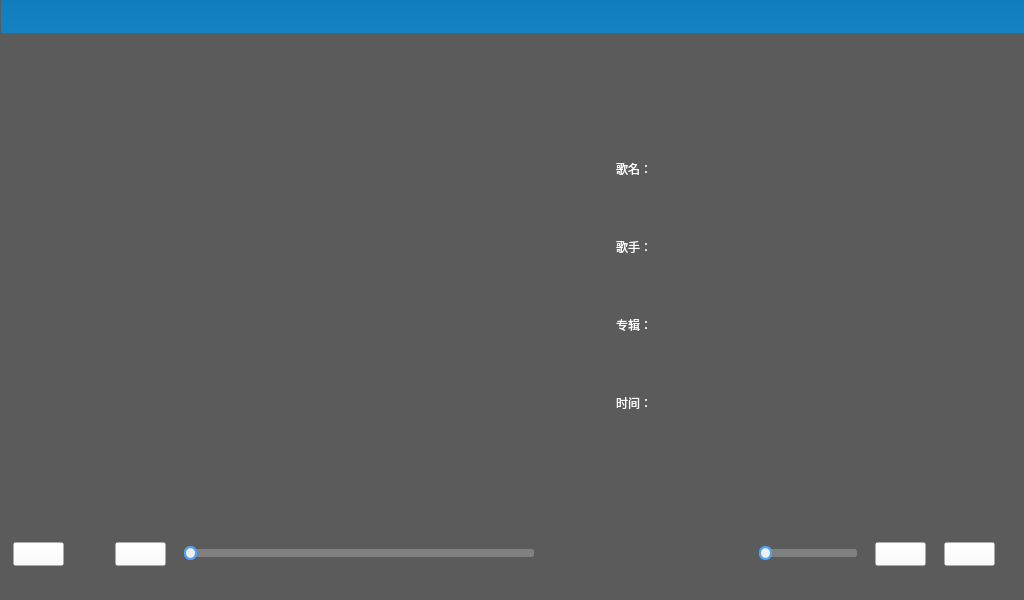
<?xml version="1.0" encoding="UTF-8"?>
<ui version="4.0">
 <class>Music_Player</class>
 <widget class="QDialog" name="Music_Player">
  <property name="geometry">
   <rect>
    <x>0</x>
    <y>0</y>
    <width>1024</width>
    <height>600</height>
   </rect>
  </property>
  <property name="windowTitle">
   <string>Dialog</string>
  </property>
  <property name="styleSheet">
   <string notr="true">background-color:rgb(91, 91, 91);</string>
  </property>
  <layout class="QGridLayout" name="gridLayout_6" rowstretch="1,1,4,1,1">
   <property name="leftMargin">
    <number>1</number>
   </property>
   <property name="topMargin">
    <number>0</number>
   </property>
   <property name="rightMargin">
    <number>0</number>
   </property>
   <item row="0" column="0" colspan="2">
    <widget class="QWidget" name="titlewidget" native="true">
     <property name="minimumSize">
      <size>
       <width>0</width>
       <height>0</height>
      </size>
     </property>
     <property name="maximumSize">
      <size>
       <width>16000</width>
       <height>33</height>
      </size>
     </property>
     <property name="styleSheet">
      <string notr="true">QWidget{
	background: qlineargradient(spread:pad, x1:0, y1:0, x2:0, y2:1, stop:0 #0F7DBE, stop:1 #1582C3);
border-radius:0px;
}</string>
     </property>
     <layout class="QGridLayout" name="gridLayout_3" columnstretch="1,5,1,1,1,1">
      <property name="leftMargin">
       <number>5</number>
      </property>
      <property name="topMargin">
       <number>0</number>
      </property>
      <property name="rightMargin">
       <number>0</number>
      </property>
      <property name="bottomMargin">
       <number>0</number>
      </property>
      <item row="0" column="0">
       <widget class="QLabel" name="lab_Ico">
        <property name="sizePolicy">
         <sizepolicy hsizetype="Minimum" vsizetype="Preferred">
          <horstretch>0</horstretch>
          <verstretch>0</verstretch>
         </sizepolicy>
        </property>
        <property name="minimumSize">
         <size>
          <width>0</width>
          <height>0</height>
         </size>
        </property>
        <property name="maximumSize">
         <size>
          <width>32</width>
          <height>33</height>
         </size>
        </property>
        <property name="styleSheet">
         <string notr="true">QLabel{
	border-radius:0px;
	color: #F0F0F0;
	background-color:rgba(0,0,0,0);
	border-style:none;
}</string>
        </property>
        <property name="text">
         <string/>
        </property>
        <property name="alignment">
         <set>Qt::AlignCenter</set>
        </property>
       </widget>
      </item>
      <item row="0" column="1">
       <widget class="QLabel" name="label">
        <property name="minimumSize">
         <size>
          <width>0</width>
          <height>0</height>
         </size>
        </property>
        <property name="maximumSize">
         <size>
          <width>761</width>
          <height>33</height>
         </size>
        </property>
        <property name="styleSheet">
         <string notr="true">QLabel{
	border-radius:0px;
	color: #F0F0F0;
	background-color:rgba(0,0,0,0);
	border-style:none;
}</string>
        </property>
        <property name="text">
         <string/>
        </property>
       </widget>
      </item>
      <item row="0" column="2">
       <spacer name="horizontalSpacer">
        <property name="orientation">
         <enum>Qt::Horizontal</enum>
        </property>
        <property name="sizeHint" stdset="0">
         <size>
          <width>103</width>
          <height>20</height>
         </size>
        </property>
       </spacer>
      </item>
      <item row="0" column="3">
       <widget class="QPushButton" name="btnMenu_Min">
        <property name="sizePolicy">
         <sizepolicy hsizetype="Minimum" vsizetype="Preferred">
          <horstretch>0</horstretch>
          <verstretch>0</verstretch>
         </sizepolicy>
        </property>
        <property name="minimumSize">
         <size>
          <width>0</width>
          <height>0</height>
         </size>
        </property>
        <property name="maximumSize">
         <size>
          <width>32</width>
          <height>33</height>
         </size>
        </property>
        <property name="cursor">
         <cursorShape>ArrowCursor</cursorShape>
        </property>
        <property name="focusPolicy">
         <enum>Qt::NoFocus</enum>
        </property>
        <property name="toolTip">
         <string>最小化</string>
        </property>
        <property name="styleSheet">
         <string notr="true">QPushButton{
	border-radius:0px;
	color: #F0F0F0;
	background-color:rgba(0,0,0,0);
	border-style:none;
}
QPushButton:hover{
	background-color: qlineargradient(spread:pad, x1:0, y1:1, x2:0, y2:0, stop:0 rgba(25, 134, 199, 0), stop:1 #50A3F0);
}</string>
        </property>
        <property name="text">
         <string/>
        </property>
        <property name="flat">
         <bool>true</bool>
        </property>
       </widget>
      </item>
      <item row="0" column="4">
       <widget class="QPushButton" name="btnMenu_Max">
        <property name="sizePolicy">
         <sizepolicy hsizetype="Minimum" vsizetype="Preferred">
          <horstretch>0</horstretch>
          <verstretch>0</verstretch>
         </sizepolicy>
        </property>
        <property name="minimumSize">
         <size>
          <width>0</width>
          <height>0</height>
         </size>
        </property>
        <property name="maximumSize">
         <size>
          <width>32</width>
          <height>33</height>
         </size>
        </property>
        <property name="cursor">
         <cursorShape>ArrowCursor</cursorShape>
        </property>
        <property name="focusPolicy">
         <enum>Qt::NoFocus</enum>
        </property>
        <property name="toolTip">
         <string>最大化</string>
        </property>
        <property name="styleSheet">
         <string notr="true">QPushButton{
	border-radius:0px;
	color: #F0F0F0;
	background-color:rgba(0,0,0,0);
	border-style:none;
}
QPushButton:hover{
	background-color: qlineargradient(spread:pad, x1:0, y1:1, x2:0, y2:0, stop:0 rgba(25, 134, 199, 0), stop:1 #50A3F0);
}</string>
        </property>
        <property name="text">
         <string/>
        </property>
        <property name="flat">
         <bool>true</bool>
        </property>
       </widget>
      </item>
      <item row="0" column="5">
       <widget class="QPushButton" name="btnMenu_Close">
        <property name="sizePolicy">
         <sizepolicy hsizetype="Minimum" vsizetype="Preferred">
          <horstretch>0</horstretch>
          <verstretch>0</verstretch>
         </sizepolicy>
        </property>
        <property name="minimumSize">
         <size>
          <width>0</width>
          <height>0</height>
         </size>
        </property>
        <property name="maximumSize">
         <size>
          <width>32</width>
          <height>33</height>
         </size>
        </property>
        <property name="cursor">
         <cursorShape>ArrowCursor</cursorShape>
        </property>
        <property name="focusPolicy">
         <enum>Qt::NoFocus</enum>
        </property>
        <property name="toolTip">
         <string>关闭</string>
        </property>
        <property name="styleSheet">
         <string notr="true">QPushButton{
	border-radius:0px;
	color: #F0F0F0;
	background-color:rgba(0,0,0,0);
	border-style:none;
}
QPushButton:hover{
	background-color: qlineargradient(spread:pad, x1:0, y1:1, x2:0, y2:0, stop:0 rgba(238, 0, 0, 128), stop:1 rgba(238, 44, 44, 255));
}</string>
        </property>
        <property name="text">
         <string/>
        </property>
        <property name="flat">
         <bool>true</bool>
        </property>
       </widget>
      </item>
     </layout>
    </widget>
   </item>
   <item row="1" column="0">
    <spacer name="verticalSpacer">
     <property name="orientation">
      <enum>Qt::Vertical</enum>
     </property>
     <property name="sizeHint" stdset="0">
      <size>
       <width>20</width>
       <height>56</height>
      </size>
     </property>
    </spacer>
   </item>
   <item row="1" column="1">
    <spacer name="verticalSpacer_2">
     <property name="orientation">
      <enum>Qt::Vertical</enum>
     </property>
     <property name="sizeHint" stdset="0">
      <size>
       <width>20</width>
       <height>56</height>
      </size>
     </property>
    </spacer>
   </item>
   <item row="2" column="0" colspan="2">
    <layout class="QGridLayout" name="gridLayout_4" columnstretch="1,3,1,3,1">
     <item row="0" column="0">
      <spacer name="horizontalSpacer_2">
       <property name="orientation">
        <enum>Qt::Horizontal</enum>
       </property>
       <property name="sizeHint" stdset="0">
        <size>
         <width>40</width>
         <height>20</height>
        </size>
       </property>
      </spacer>
     </item>
     <item row="0" column="1" rowspan="2">
      <widget class="QLabel" name="posterLabel">
       <property name="sizePolicy">
        <sizepolicy hsizetype="Expanding" vsizetype="Expanding">
         <horstretch>0</horstretch>
         <verstretch>0</verstretch>
        </sizepolicy>
       </property>
       <property name="styleSheet">
        <string notr="true">background-color:rgb(255,255,255,0);
</string>
       </property>
       <property name="text">
        <string/>
       </property>
      </widget>
     </item>
     <item row="0" column="2">
      <spacer name="horizontalSpacer_4">
       <property name="orientation">
        <enum>Qt::Horizontal</enum>
       </property>
       <property name="sizeHint" stdset="0">
        <size>
         <width>40</width>
         <height>20</height>
        </size>
       </property>
      </spacer>
     </item>
     <item row="0" column="3" rowspan="2">
      <layout class="QGridLayout" name="gridLayout_2">
       <item row="0" column="0">
        <layout class="QHBoxLayout" name="horizontalLayout_4">
         <item>
          <widget class="QLabel" name="Label1">
           <property name="minimumSize">
            <size>
             <width>80</width>
             <height>50</height>
            </size>
           </property>
           <property name="maximumSize">
            <size>
             <width>80</width>
             <height>50</height>
            </size>
           </property>
           <property name="styleSheet">
            <string notr="true">color:#ffffff;
background-color:rgb(255,255,255,0);</string>
           </property>
           <property name="text">
            <string>歌名：</string>
           </property>
           <property name="alignment">
            <set>Qt::AlignRight|Qt::AlignTrailing|Qt::AlignVCenter</set>
           </property>
          </widget>
         </item>
         <item>
          <widget class="QLabel" name="musicNameLabel">
           <property name="minimumSize">
            <size>
             <width>0</width>
             <height>0</height>
            </size>
           </property>
           <property name="maximumSize">
            <size>
             <width>300</width>
             <height>50</height>
            </size>
           </property>
           <property name="styleSheet">
            <string notr="true">color:#ffffff;
background-color:rgb(255,255,255,0);</string>
           </property>
           <property name="text">
            <string/>
           </property>
          </widget>
         </item>
        </layout>
       </item>
       <item row="1" column="0">
        <layout class="QHBoxLayout" name="horizontalLayout_5">
         <item>
          <widget class="QLabel" name="label2">
           <property name="minimumSize">
            <size>
             <width>80</width>
             <height>50</height>
            </size>
           </property>
           <property name="maximumSize">
            <size>
             <width>80</width>
             <height>50</height>
            </size>
           </property>
           <property name="styleSheet">
            <string notr="true">color:#ffffff;
background-color:rgb(255,255,255,0);</string>
           </property>
           <property name="text">
            <string>歌手：</string>
           </property>
           <property name="alignment">
            <set>Qt::AlignRight|Qt::AlignTrailing|Qt::AlignVCenter</set>
           </property>
          </widget>
         </item>
         <item>
          <widget class="QLabel" name="authorNameLabel">
           <property name="minimumSize">
            <size>
             <width>0</width>
             <height>0</height>
            </size>
           </property>
           <property name="maximumSize">
            <size>
             <width>300</width>
             <height>50</height>
            </size>
           </property>
           <property name="styleSheet">
            <string notr="true">color:#ffffff;
background-color:rgb(255,255,255,0);</string>
           </property>
           <property name="text">
            <string/>
           </property>
          </widget>
         </item>
        </layout>
       </item>
       <item row="2" column="0">
        <layout class="QHBoxLayout" name="horizontalLayout_6">
         <item>
          <widget class="QLabel" name="label3">
           <property name="minimumSize">
            <size>
             <width>80</width>
             <height>50</height>
            </size>
           </property>
           <property name="maximumSize">
            <size>
             <width>80</width>
             <height>50</height>
            </size>
           </property>
           <property name="styleSheet">
            <string notr="true">color:#ffffff;
background-color:rgb(255,255,255,0);</string>
           </property>
           <property name="text">
            <string>专辑：</string>
           </property>
           <property name="alignment">
            <set>Qt::AlignRight|Qt::AlignTrailing|Qt::AlignVCenter</set>
           </property>
          </widget>
         </item>
         <item>
          <widget class="QLabel" name="AlbumLabel">
           <property name="minimumSize">
            <size>
             <width>0</width>
             <height>0</height>
            </size>
           </property>
           <property name="maximumSize">
            <size>
             <width>300</width>
             <height>50</height>
            </size>
           </property>
           <property name="styleSheet">
            <string notr="true">color:#ffffff;
background-color:rgb(255,255,255,0);</string>
           </property>
           <property name="text">
            <string/>
           </property>
          </widget>
         </item>
        </layout>
       </item>
       <item row="3" column="0">
        <layout class="QHBoxLayout" name="horizontalLayout_7">
         <item>
          <widget class="QLabel" name="label_2">
           <property name="minimumSize">
            <size>
             <width>80</width>
             <height>50</height>
            </size>
           </property>
           <property name="maximumSize">
            <size>
             <width>80</width>
             <height>50</height>
            </size>
           </property>
           <property name="styleSheet">
            <string notr="true">color:#ffffff;
background-color:rgb(255,255,255,0);</string>
           </property>
           <property name="text">
            <string>时间：</string>
           </property>
           <property name="alignment">
            <set>Qt::AlignRight|Qt::AlignTrailing|Qt::AlignVCenter</set>
           </property>
          </widget>
         </item>
         <item>
          <widget class="QLabel" name="yearLabel">
           <property name="minimumSize">
            <size>
             <width>0</width>
             <height>0</height>
            </size>
           </property>
           <property name="maximumSize">
            <size>
             <width>300</width>
             <height>50</height>
            </size>
           </property>
           <property name="styleSheet">
            <string notr="true">color:#ffffff;
background-color:rgb(255,255,255,0);</string>
           </property>
           <property name="text">
            <string/>
           </property>
          </widget>
         </item>
        </layout>
       </item>
      </layout>
     </item>
     <item row="1" column="4">
      <spacer name="horizontalSpacer_3">
       <property name="orientation">
        <enum>Qt::Horizontal</enum>
       </property>
       <property name="sizeHint" stdset="0">
        <size>
         <width>40</width>
         <height>20</height>
        </size>
       </property>
      </spacer>
     </item>
    </layout>
   </item>
   <item row="3" column="0" colspan="2">
    <layout class="QGridLayout" name="gridLayout_5" columnstretch="1,5,1">
     <item row="0" column="0">
      <spacer name="horizontalSpacer_5">
       <property name="orientation">
        <enum>Qt::Horizontal</enum>
       </property>
       <property name="sizeHint" stdset="0">
        <size>
         <width>40</width>
         <height>20</height>
        </size>
       </property>
      </spacer>
     </item>
     <item row="0" column="1">
      <widget class="QLabel" name="lyricLabel">
       <property name="maximumSize">
        <size>
         <width>16777215</width>
         <height>60</height>
        </size>
       </property>
       <property name="styleSheet">
        <string notr="true">background-color:rgb(255,255,255,0);</string>
       </property>
       <property name="text">
        <string/>
       </property>
      </widget>
     </item>
     <item row="0" column="2">
      <spacer name="horizontalSpacer_6">
       <property name="orientation">
        <enum>Qt::Horizontal</enum>
       </property>
       <property name="sizeHint" stdset="0">
        <size>
         <width>40</width>
         <height>20</height>
        </size>
       </property>
      </spacer>
     </item>
    </layout>
   </item>
   <item row="4" column="0" colspan="2">
    <widget class="QWidget" name="widget" native="true">
     <property name="minimumSize">
      <size>
       <width>0</width>
       <height>0</height>
      </size>
     </property>
     <property name="maximumSize">
      <size>
       <width>16000</width>
       <height>65</height>
      </size>
     </property>
     <property name="styleSheet">
      <string notr="true">background-color:rgb(255,255,255,0);</string>
     </property>
     <layout class="QGridLayout" name="gridLayout" columnstretch="1,3,1,1,1">
      <property name="leftMargin">
       <number>0</number>
      </property>
      <property name="topMargin">
       <number>4</number>
      </property>
      <property name="rightMargin">
       <number>16</number>
      </property>
      <item row="0" column="0">
       <layout class="QHBoxLayout" name="horizontalLayout">
        <property name="spacing">
         <number>0</number>
        </property>
        <item>
         <widget class="QPushButton" name="preMovieButton">
          <property name="minimumSize">
           <size>
            <width>0</width>
            <height>0</height>
           </size>
          </property>
          <property name="maximumSize">
           <size>
            <width>51</width>
            <height>51</height>
           </size>
          </property>
          <property name="focusPolicy">
           <enum>Qt::NoFocus</enum>
          </property>
          <property name="styleSheet">
           <string notr="true">

.QPushButton:hover{ 
}

.QPushButton:pressed{ 
}
QPushButton{
border-image:url(:/icon/skip-backward.png)
}</string>
          </property>
          <property name="text">
           <string/>
          </property>
         </widget>
        </item>
        <item>
         <widget class="QPushButton" name="playButton">
          <property name="minimumSize">
           <size>
            <width>0</width>
            <height>0</height>
           </size>
          </property>
          <property name="maximumSize">
           <size>
            <width>51</width>
            <height>51</height>
           </size>
          </property>
          <property name="focusPolicy">
           <enum>Qt::NoFocus</enum>
          </property>
          <property name="styleSheet">
           <string notr="true">QPushButton{
	border-style: none;
	border: 0px;
	color: #F0F0F0;
	padding: 5px;	
	border-radius:5px;
}

.QPushButton[focusPolicy=&quot;0&quot;] {
	border-style: none;
	color: #F0F0F0;
	padding: 0px;	
	border-radius:3px;

}

.QPushButton:hover{ 
}

.QPushButton:pressed{ 
}
</string>
          </property>
          <property name="text">
           <string/>
          </property>
          <property name="iconSize">
           <size>
            <width>16</width>
            <height>16</height>
           </size>
          </property>
         </widget>
        </item>
        <item>
         <widget class="QPushButton" name="nextMovieButton">
          <property name="minimumSize">
           <size>
            <width>0</width>
            <height>0</height>
           </size>
          </property>
          <property name="maximumSize">
           <size>
            <width>51</width>
            <height>51</height>
           </size>
          </property>
          <property name="focusPolicy">
           <enum>Qt::NoFocus</enum>
          </property>
          <property name="styleSheet">
           <string notr="true">
.QPushButton:pressed{ 
}
QPushButton{
border-image:url(:/icon/skip-forward.png);
}</string>
          </property>
          <property name="text">
           <string/>
          </property>
         </widget>
        </item>
       </layout>
      </item>
      <item row="0" column="1">
       <layout class="QHBoxLayout" name="horizontalLayout_3" stretch="4,2">
        <item>
         <widget class="QSlider" name="progressSlider">
          <property name="sizePolicy">
           <sizepolicy hsizetype="Preferred" vsizetype="Fixed">
            <horstretch>0</horstretch>
            <verstretch>0</verstretch>
           </sizepolicy>
          </property>
          <property name="minimumSize">
           <size>
            <width>0</width>
            <height>0</height>
           </size>
          </property>
          <property name="maximumSize">
           <size>
            <width>350</width>
            <height>19</height>
           </size>
          </property>
          <property name="focusPolicy">
           <enum>Qt::NoFocus</enum>
          </property>
          <property name="styleSheet">
           <string notr="true">QSlider::groove:horizontal,QSlider::add-page:horizontal { 
	background: #808080; 
	height: 8px; 
	border-radius: 3px; 
}

QSlider::sub-page:horizontal {
	height: 8px; 
	border-radius: 3px;
	background: qlineargradient(spread:pad, x1:0, y1:0, x2:0, y2:1, stop:0 #0F7DBE, stop:1 #1582C3); 
}

QSlider::handle:horizontal {
	width: 13px; 
	margin-top: -3px; 
	margin-bottom: -3px; 
	border-radius: 6px;
	background: qradialgradient(spread:pad, cx:0.5, cy:0.5, radius:0.5, fx:0.5, fy:0.5,stop:0.6 #F0F0F0, stop:0.778409 #50A3F0);
}

QSlider::handle:horizontal:hover {
	background: qradialgradient(spread: pad, cx: 0.5, cy: 0.5, radius: 0.5, fx: 0.5, fy: 0.5, stop: 0.6 #F0F0F0,stop:0.778409 #0F7DBE);
}</string>
          </property>
          <property name="orientation">
           <enum>Qt::Horizontal</enum>
          </property>
         </widget>
        </item>
        <item>
         <widget class="QLabel" name="nowTimeLabel">
          <property name="minimumSize">
           <size>
            <width>0</width>
            <height>0</height>
           </size>
          </property>
          <property name="maximumSize">
           <size>
            <width>150</width>
            <height>51</height>
           </size>
          </property>
          <property name="font">
           <font>
            <pointsize>12</pointsize>
           </font>
          </property>
          <property name="styleSheet">
           <string notr="true">color:rgb(255, 255, 255)</string>
          </property>
          <property name="text">
           <string/>
          </property>
          <property name="alignment">
           <set>Qt::AlignCenter</set>
          </property>
         </widget>
        </item>
       </layout>
      </item>
      <item row="0" column="2">
       <layout class="QHBoxLayout" name="horizontalLayout_2">
        <property name="spacing">
         <number>0</number>
        </property>
        <property name="leftMargin">
         <number>0</number>
        </property>
        <item>
         <widget class="QPushButton" name="muteButton">
          <property name="minimumSize">
           <size>
            <width>0</width>
            <height>0</height>
           </size>
          </property>
          <property name="maximumSize">
           <size>
            <width>51</width>
            <height>51</height>
           </size>
          </property>
          <property name="focusPolicy">
           <enum>Qt::NoFocus</enum>
          </property>
          <property name="styleSheet">
           <string notr="true">QPushButton{
	border-style: none;
	border: 0px;
	color: #F0F0F0;
	padding: 5px;	
	border-radius:5px;
}

.QPushButton[focusPolicy=&quot;0&quot;] {
	border-style: none;
	border: 0px;
	color: #F0F0F0;
	padding: 0px;	
	border-radius:3px;
}

.QPushButton:hover{ 
}

.QPushButton:pressed{ 
}</string>
          </property>
          <property name="text">
           <string/>
          </property>
         </widget>
        </item>
        <item>
         <widget class="QSlider" name="voiceSlider">
          <property name="minimumSize">
           <size>
            <width>0</width>
            <height>0</height>
           </size>
          </property>
          <property name="maximumSize">
           <size>
            <width>98</width>
            <height>19</height>
           </size>
          </property>
          <property name="focusPolicy">
           <enum>Qt::NoFocus</enum>
          </property>
          <property name="styleSheet">
           <string notr="true">QSlider::groove:horizontal,QSlider::add-page:horizontal { 
	background: #808080; 
	height: 8px; 
	border-radius: 3px; 
}

QSlider::sub-page:horizontal {
	height: 8px; 
	border-radius: 3px;
	background: qlineargradient(spread:pad, x1:0, y1:0, x2:0, y2:1, stop:0 #0F7DBE, stop:1 #1582C3); 
}

QSlider::handle:horizontal {
	width: 13px; 
	margin-top: -3px; 
	margin-bottom: -3px; 
	border-radius: 6px;
	background: qradialgradient(spread:pad, cx:0.5, cy:0.5, radius:0.5, fx:0.5, fy:0.5,stop:0.6 #F0F0F0, stop:0.778409 #50A3F0);
}

QSlider::handle:horizontal:hover {
	background: qradialgradient(spread: pad, cx: 0.5, cy: 0.5, radius: 0.5, fx: 0.5, fy: 0.5, stop: 0.6 #F0F0F0,stop:0.778409 #0F7DBE);
}</string>
          </property>
          <property name="orientation">
           <enum>Qt::Horizontal</enum>
          </property>
         </widget>
        </item>
       </layout>
      </item>
      <item row="0" column="3">
       <widget class="QPushButton" name="otherInfo">
        <property name="minimumSize">
         <size>
          <width>0</width>
          <height>0</height>
         </size>
        </property>
        <property name="maximumSize">
         <size>
          <width>51</width>
          <height>51</height>
         </size>
        </property>
        <property name="focusPolicy">
         <enum>Qt::NoFocus</enum>
        </property>
        <property name="styleSheet">
         <string notr="true">border-image:url(:/icon/checklist.png);</string>
        </property>
        <property name="text">
         <string/>
        </property>
       </widget>
      </item>
      <item row="0" column="4">
       <widget class="QPushButton" name="playListButton">
        <property name="minimumSize">
         <size>
          <width>0</width>
          <height>0</height>
         </size>
        </property>
        <property name="maximumSize">
         <size>
          <width>51</width>
          <height>51</height>
         </size>
        </property>
        <property name="focusPolicy">
         <enum>Qt::NoFocus</enum>
        </property>
        <property name="text">
         <string/>
        </property>
       </widget>
      </item>
     </layout>
    </widget>
   </item>
  </layout>
  <zorder>titlewidget</zorder>
  <zorder>widget</zorder>
  <zorder>verticalSpacer</zorder>
  <zorder>verticalSpacer_2</zorder>
 </widget>
 <resources/>
 <connections/>
</ui>
